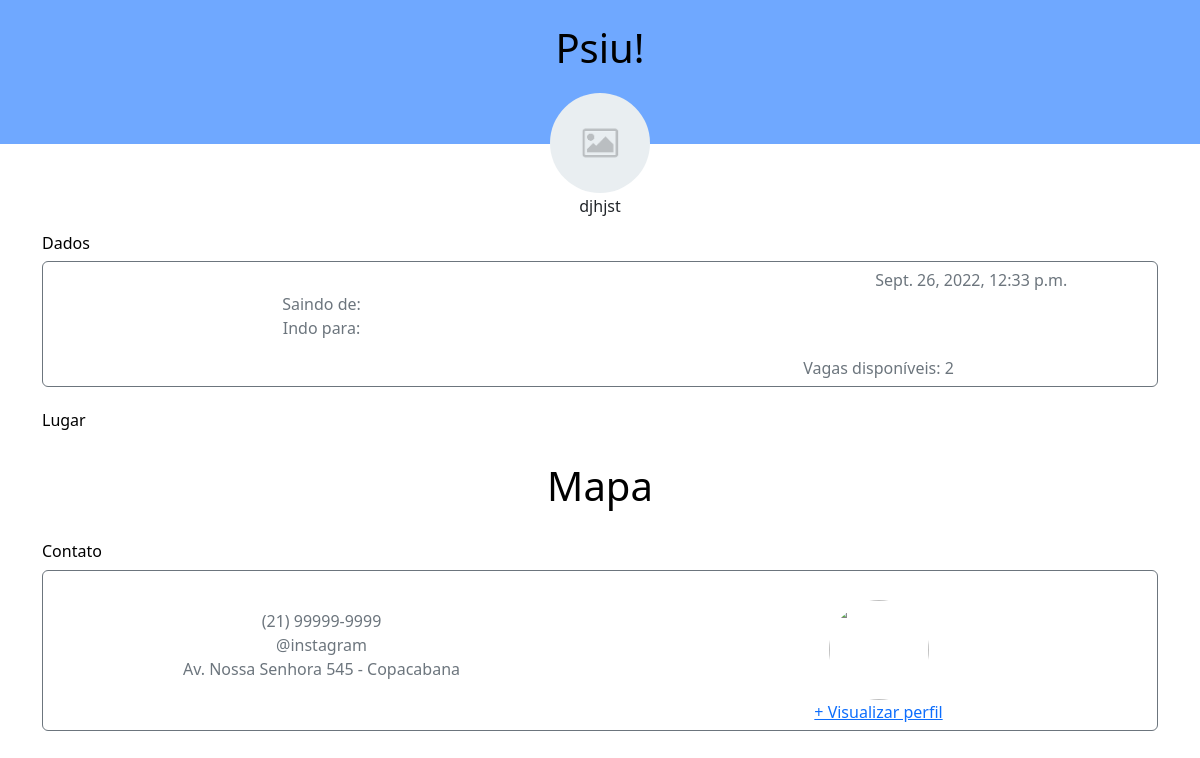
/psiu/view_carona/19, run on the app's committed database.
### psiu/models.py (models this page shows, shortened)
class Carona(models.Model):
  criador = models.ForeignKey(User, on_delete=models.CASCADE,null=True)
  nomeCarona = models.CharField(max_length=254,default='Minha carona', blank=True)
  localSaida = models.CharField(max_length=30,null=True, blank=True)
  localChegada = models.CharField(max_length=30,null=True, blank=True)
  dataHora = models.DateTimeField(auto_now_add=False, blank=True)#Just to prove it
  vagas = models.IntegerField(default=4,null=True)
  adicionais = models.CharField(max_length=254, blank=True, default='')

### psiu/views.py (the view)
# urls.py: path('view_carona/<id>', views.view_carona, name='view_carona'),
def view_carona(request, id):
    carona = Carona.objects.get(pk = id)
    return render(request, 'psiu/info_carona.html',{'carona':carona})

### templates/psiu/info_carona.html (shortened to what this page needs)
{% extends 'base.html' %}
{% block content %}
<!doctype html>
<html lang = "pt-br">
<head>
    <link href = "https://cdn.jsdelivr.net/npm/bootstrap@5.2.1/dist/css/bootstrap.min.css" rel = "stylesheet">
</head>
<p class="text-center">{{carona.adicionais}}</p>
<div class = "container text" style = "color: rgba(0,0,0,1)">
    <h6>Dados</h6>
    <div class="row">
        <div class="d-grid gap-2 col mx-auto">
            <button class="btn btn-outline-secondary" type="button">
                <div class="card-body">
                    <div class="row">
                        <div class="col">
                        </div>
                        <div class="col">
                        </div>
                        <div class="col">
                            <p class="card-text">{{carona.dataHora}}</p>
                        </div>
                    </div>
                    <div class="row">
                        <div class="col">
                            <p class="card-text-left">Saindo de:  {{carona.localSaida}}<br>Indo para: {{carona.localChegada}}</p>
                        </div>
                    <div class="col">
                    </div>
                    </div>
                    <div class="row">
                        <div class="col">
                        </div>
                        <div class="col">
                            <p class="card-text">Vagas disponíveis: {{carona.vagas}}</p>
                        </div>
                    </div>
                </div>
            </button>
        </div>
    </div>
    <br>
    <h6>Lugar</h6>
    <br>
    <h1 class="text-center">Mapa</h1>
    <br>
    <h6>Contato</h6>
    <div class="row">
        <div class="d-grid gap-2 col mx-auto">
            <button class="btn btn-outline-secondary" type="button">
                <div class="card-body">
                    <div class="row">
                        <div class="col">
                            <br>
                            <p class="card-text-start">(21) 99999-9999<br>@instagram<br>Av. Nossa Senhora 545 - Copacabana</p>
                        </div>
                        <div class="col">
                            <img src="https://cdn.discordapp.com/attachments/1004623388758777966/1019399649100050512/unknown.png" class="rounded-circle" height="100" width="100" style="margin-top:23px">
                        </div>
                    </div>
                    <div class="row">
                        <div class="col">
                        </div>
                        <div class="col">
                            <a href="{% url 'psiu:main' %}">+ Visualizar perfil</a>
                        </div>
                    </div>
                </div>
            </button>
        </div>
    </div>
</div>
{% endblock  %}

### data on the page
Carona: adicionais "djhjst", dataHora "Sept. 26, 2022, 12:33 p.m.", vagas "2"
